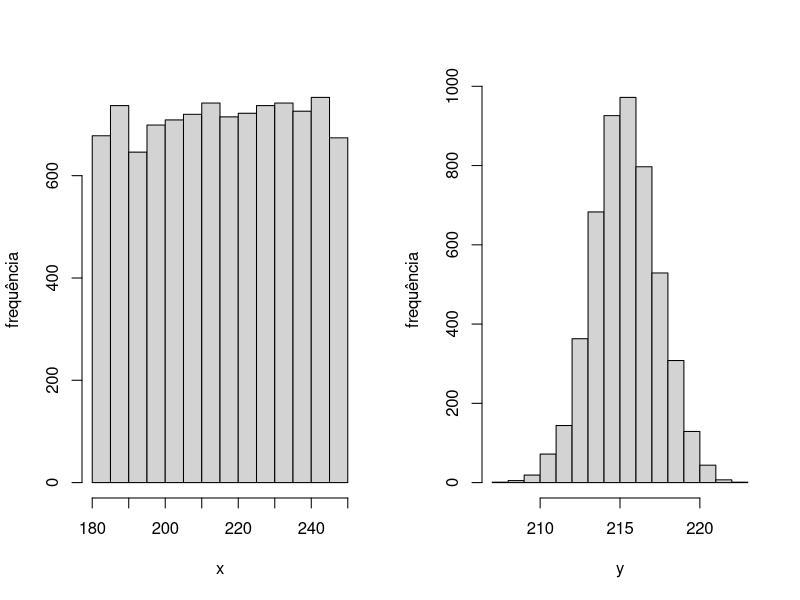
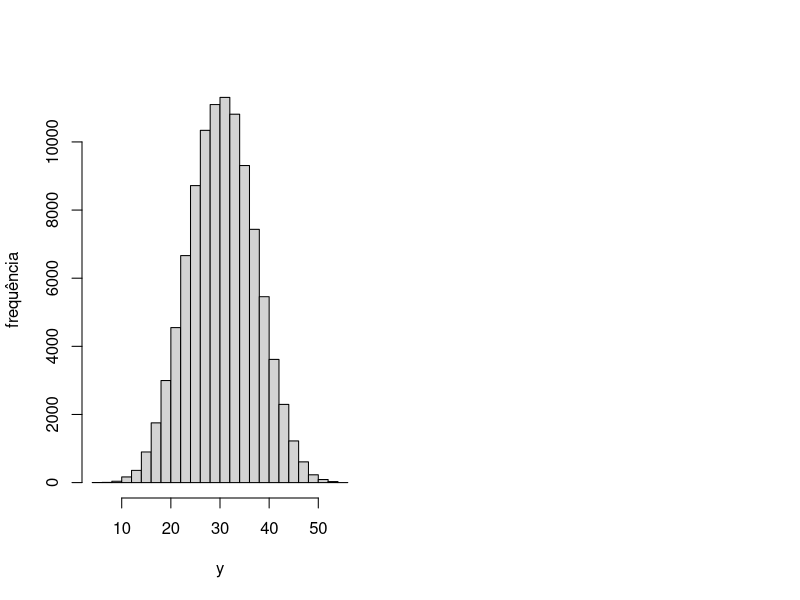

These figures' R source, in order:
x11();
par(mfrow=c(1,2));
x<-runif(10000, 180, 250); #Distribuição uniforme
#x<-rexp(100000,0.02); #Distribuição exponencial
hist(x, main='',ylab='frequência',cex.main=0.9);
y<-matrix(NA,5000,1);
for (i in 1:5000){
  y[i]<-mean(sample(x,100));
}
hist(y,main='',ylab='frequência',cex.main=0.9);


y<-matrix(NA,100000,1);
for (i in 1:100000){
  y[i]<-mean(sample(1:60,6,replace = F));
}
hist(y,main='',ylab='frequência',cex.main=0.9);
mean(y);
